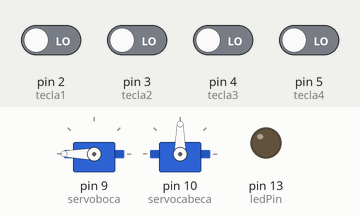
Simulated run of this sketch. Board: Arduino Uno, built with avr-gcc and run on an emulated ATmega328P. On the bench: 2 × servo, output pins drawn as LEDs (lit = HIGH). Dashed ring = blinking. The test bench sets the inputs (shaded band); at power-on: pin 2 (tecla1), pin 3 (tecla2), pin 4 (tecla3), pin 5 (tecla4) LOW.

Above: at 1.2 s.
1.3 s: pin 2 (tecla1) driven HIGH
At 1.9 s:
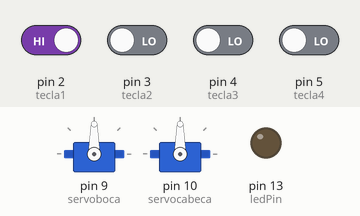
At 4.2 s:
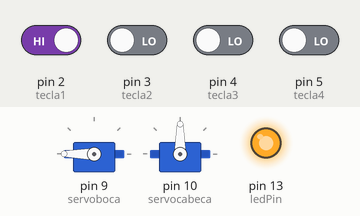
4.3 s: pin 3 (tecla2) driven HIGH
At 5.8 s:
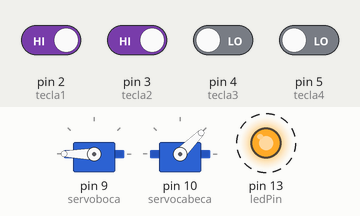
7.3 s: pin 5 (tecla4) driven HIGH
10.3 s: pin 3 (tecla2) driven LOW
Timing chart, 0 to 14.3 s (numbered marks = the images above; inputs shaded):
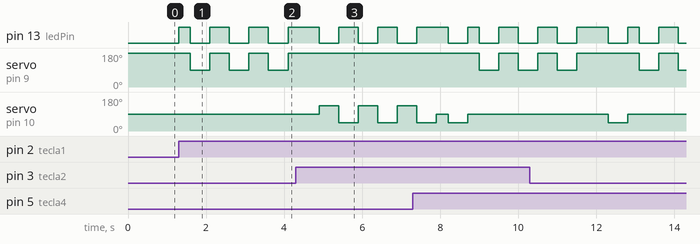

The sketch:

ArduinoBot.ino
```cpp
// *** Angulos dos servo motores ***
#define abre 90       // constante para abertura da "boca" do robo
#define fecha 180     // constante para fechamento da "boca" do robo
#define centro 90     // constante para centralizar a "cabeça" do robo
#define esquerda 45    // constante para posicionar a "cabeça" do robo a esquerda
#define direita 135   // constante para posicionar a "cabeça" do robo a direita

// *** Definição dos botões para controle da "cabeça" e "boca" do robo ***
#define tecla1 2      // constante para leitura do pino 2 (~ tecla1 ~ botao1)
#define tecla2 3      // constante para leitura do pino 3 (~ tecla2 ~ botao2)
#define tecla3 4      // constante para leitura do pino 4 (~ tecla3 ~ botao3)
#define tecla4 5      // constante para leitura do pino 5 (~ tecla4 ~ botao4)

// ** Variáveis ***
const int ledPin = 13;  // constante para guardar o pino do led
int button1State = 0;   // variável para guardar o status do pino 2 (tecla1)
int button2State = 0;   // variável para guardar o status do pino 3 (tecla2)
int button3State = 0;   // variável para guardar o status do pino 4 (tecla3)
int button4State = 0;   // variável para guardar o status do pino 5 (tecla4)

// *** Definições referentes aos servo motores ***
#include <Servo.h>    // carrega definições para biblioteca de uso de servo motores
Servo servoboca;      // servoboca   -> servo motor que será usado para abrir e fechar a "boca" do robo
Servo servocabeca;    // servocabeca -> servo motor que será usado para movimentar a "cabeça" do robo

// *** Definição de variáveis ***
boolean bocafechada = true;     // boolean usado para definir quando a boca do robo está fechada (true) ou aberta (false)
boolean cabecacentro = true;    // boolena usado para definir quando a cabeça está no centro (true) ou não (false)
boolean cabecaesq = false;      // boolena usado para definir quando a cabeça está a esquerda (true) ou não (false)
boolean cabecadir = false;      // boolena usado para definir quando a cabeça está a direita (true) ou não (false)

// *** Definição do status inicial do programa ***
void setup() {
  servoboca.attach(9);        // indica que o servo motor da boca do robo estará na porta 9 do arduino
  servocabeca.attach(10);     // indica que o servo motor da cabeça do robo estará na porta 10 do arduino
  servoboca.write(fecha);     // executa comando para fechar a boca do robo
  servocabeca.write(centro);  // executa comando para centralizar a cabeça do robo
  pinMode(ledPin, OUTPUT);    // declara ledPin como saida
}

// *** loop principal do Arduino ***
void loop() {
  button1State = digitalRead(tecla1); // faz a leitura do status da tecla1

  if(button1State == HIGH)  // Caso tecla1 seja pressionada, executa a movimentação da boca
    {
    digitalWrite(ledPin, HIGH);
    servocabeca.write(centro);
    delay(300);
    digitalWrite(ledPin, LOW);
    servoboca.write(abre);
    delay(500);
    digitalWrite(ledPin, HIGH);
    servoboca.write(fecha);
    delay(500);
    digitalWrite(ledPin, LOW);
    servoboca.write(abre);
    delay(500);
    digitalWrite(ledPin, HIGH);
    servoboca.write(fecha);
    delay(500);
    digitalWrite(ledPin, LOW);
    servoboca.write(abre);
    delay(500);
    digitalWrite(ledPin, HIGH);
    servoboca.write(fecha);
    delay(500);
    }

  button2State = digitalRead(tecla2);

  if(button2State == HIGH)
    {
    digitalWrite(ledPin, HIGH);
    servocabeca.write(centro);
    delay(300);
    digitalWrite(ledPin, LOW);
    servocabeca.write(direita);
    delay(500);
    digitalWrite(ledPin, HIGH);
    servocabeca.write(esquerda);
    delay(500);
    digitalWrite(ledPin, LOW);
    servocabeca.write(direita);
    delay(500);
    digitalWrite(ledPin, HIGH);
    servocabeca.write(esquerda);
    delay(500);
    digitalWrite(ledPin, LOW);
    servocabeca.write(direita);
    delay(500);
    digitalWrite(ledPin, HIGH);
    servocabeca.write(esquerda);
    delay(500);
    servocabeca.write(centro);
    }

  button3State = digitalRead(tecla3);

  if(button3State == HIGH)
    {
    digitalWrite(ledPin, HIGH);
    servocabeca.write(centro);
    delay(300);
    digitalWrite(ledPin, LOW);
    servocabeca.write(direita);
    delay(500);
    }

  button4State = digitalRead(tecla4);

  if(button4State == HIGH)
    {
    digitalWrite(ledPin, HIGH);
    servocabeca.write(centro);
    delay(300);
    digitalWrite(ledPin, LOW);
    servocabeca.write(esquerda);
    delay(500);
    }

}
```

Measured:
- after the input at 1.3 s, pin 13 (ledPin): LOW → HIGH at once, then repeats every 1.0 s: LOW 0.50 s, HIGH 0.50 s; servo on pin 9 (servoboca): alternates 180° for 0.50 s and 90° for 0.50 s, starting after 0.30 s
- after the input at 4.3 s, servo on pin 9 (servoboca): stops changing and stays 180°; servo on pin 10 (servocabeca): alternates 135° for 0.50 s and 45° for 0.50 s, starting after 0.60 s
